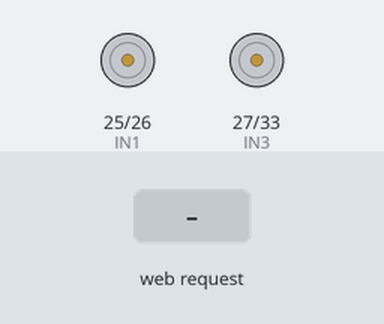
Bench run of a sketch on a simulated ESP32. Shown: motor-driver pin pairs drawn as motors (green arrow = first pin HIGH = forward, orange = second pin HIGH = backward, longer = more drive). The test bench sets the inputs (shaded band). WiFi joins after 1.5 s; servers stay silent unless stated; what the sketch prints to the serial monitor is not drawn.

Above: at 2.7 s.
2.8 s: HTTP request GET /forward received
At 3.3 s:
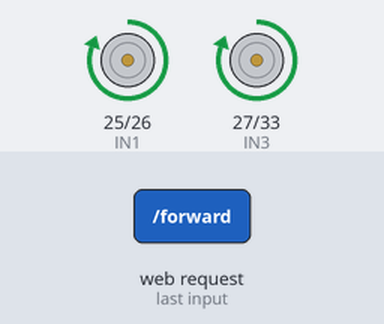
4.3 s: HTTP request GET /backward received
At 5.5 s:
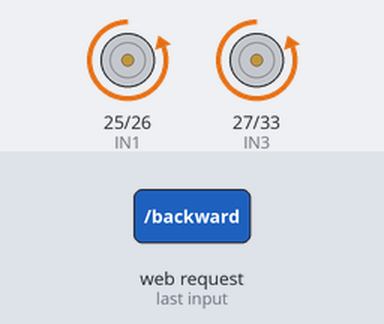
5.8 s: HTTP request GET /left received
At 6.8 s:
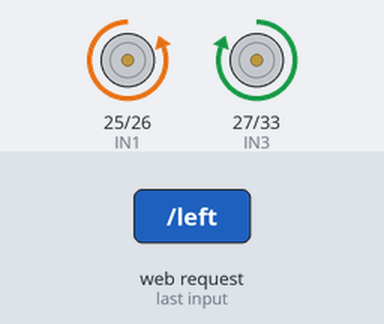
7.3 s: HTTP request GET /right received
At 8.0 s:
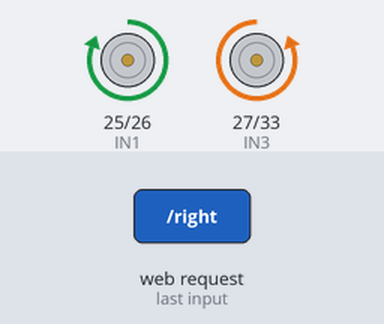
8.8 s: HTTP request GET /stop received
At 9.1 s:
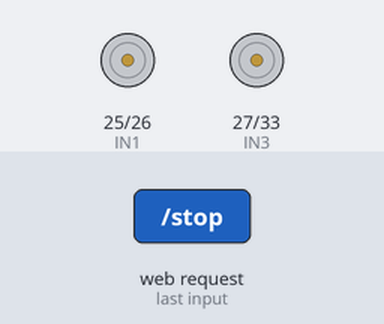
Timing chart, 0 to 11.3 s (numbered marks = the images above; inputs shaded):
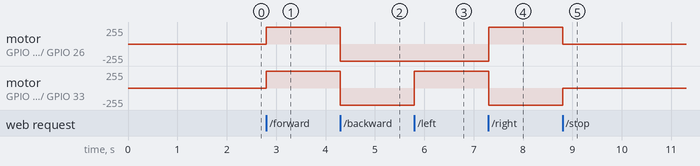

The sketch:

afdsa.ino
```cpp
#include <WiFi.h>
#include <WebServer.h>

const char* ssid = "localhost";
const char* password = "12345678";

WebServer server(80);

#define IN1 25
#define IN2 26
#define IN3 27
#define IN4 33

// -------- MOTOR FUNCTIONS --------
void stopMotors() {
  digitalWrite(IN1, LOW);
  digitalWrite(IN2, LOW);
  digitalWrite(IN3, LOW);
  digitalWrite(IN4, LOW);
}

void forward() {
  digitalWrite(IN1, HIGH);
  digitalWrite(IN2, LOW);
  digitalWrite(IN3, HIGH);
  digitalWrite(IN4, LOW);
}

void backward() {
  digitalWrite(IN1, LOW);
  digitalWrite(IN2, HIGH);
  digitalWrite(IN3, LOW);
  digitalWrite(IN4, HIGH);
}

void left() {
  digitalWrite(IN1, LOW);
  digitalWrite(IN2, HIGH);
  digitalWrite(IN3, HIGH);
  digitalWrite(IN4, LOW);
}

void right() {
  digitalWrite(IN1, HIGH);
  digitalWrite(IN2, LOW);
  digitalWrite(IN3, LOW);
  digitalWrite(IN4, HIGH);
}

// -------- WEB PAGE --------
void handleRoot() {

  String html = "<html><head><meta name='viewport' content='width=device-width, initial-scale=1'>";
  html += "<style>body{text-align:center;font-family:Arial;}button{padding:20px;font-size:20px;margin:5px;}</style>";
  html += "</head><body>";

  html += "<h2>ESP32 Robot Control</h2>";

  html += "<a href='/forward'><button>Forward</button></a><br>";
  html += "<a href='/left'><button>Left</button></a>";
  html += "<a href='/stop'><button>Stop</button></a>";
  html += "<a href='/right'><button>Right</button></a><br>";
  html += "<a href='/backward'><button>Backward</button></a>";

  html += "</body></html>";

  server.send(200, "text/html", html);
}

void setup() {

  Serial.begin(115200);

  pinMode(IN1, OUTPUT);
  pinMode(IN2, OUTPUT);
  pinMode(IN3, OUTPUT);
  pinMode(IN4, OUTPUT);

  stopMotors();

  WiFi.begin(ssid, password);
  Serial.print("Connecting");

  while (WiFi.status() != WL_CONNECTED) {
    delay(500);
    Serial.print(".");
  }

  Serial.println("\nConnected!");
  Serial.print("IP Address: ");
  Serial.println(WiFi.localIP());

  server.on("/", handleRoot);
  server.on("/forward", [](){ forward(); server.sendHeader("Location","/"); server.send(303); });
  server.on("/backward", [](){ backward(); server.sendHeader("Location","/"); server.send(303); });
  server.on("/left", [](){ left(); server.sendHeader("Location","/"); server.send(303); });
  server.on("/right", [](){ right(); server.sendHeader("Location","/"); server.send(303); });
  server.on("/stop", [](){ stopMotors(); server.sendHeader("Location","/"); server.send(303); });

  server.begin();
}

void loop() {
  server.handleClient();
}
```

Measured:
- after the input at 2.8 s, motor on GPIO 25 (IN1) / GPIO 26 (IN2), motor on GPIO 27 (IN3) / GPIO 33 (IN4): stopped → forward 255/255 at once
- after the input at 4.3 s, motor on GPIO 25 (IN1) / GPIO 26 (IN2), motor on GPIO 27 (IN3) / GPIO 33 (IN4): forward 255/255 → backward 255/255 at once
- after the input at 5.8 s, motor on GPIO 27 (IN3) / GPIO 33 (IN4): backward 255/255 → forward 255/255 at once
- after the input at 7.3 s, motor on GPIO 25 (IN1) / GPIO 26 (IN2): backward 255/255 → forward 255/255 at once; motor on GPIO 27 (IN3) / GPIO 33 (IN4): forward 255/255 → backward 255/255 at once
- after the input at 8.8 s, motor on GPIO 25 (IN1) / GPIO 26 (IN2): forward 255/255 → stopped at once; motor on GPIO 27 (IN3) / GPIO 33 (IN4): backward 255/255 → stopped at once
